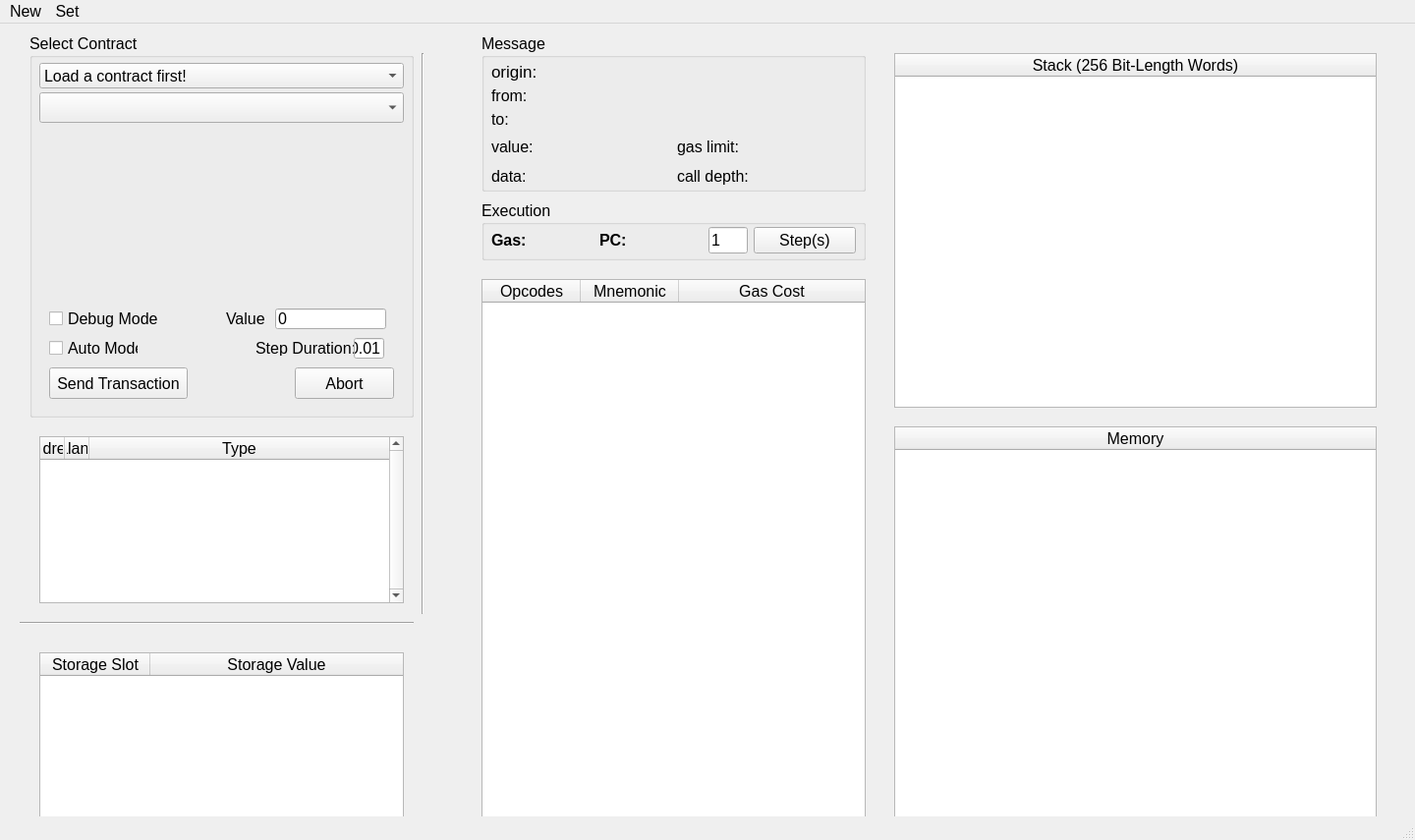
<?xml version="1.0" encoding="UTF-8"?>
<ui version="4.0">
 <class>MainWindow</class>
 <widget class="QMainWindow" name="MainWindow">
  <property name="geometry">
   <rect>
    <x>0</x>
    <y>0</y>
    <width>1440</width>
    <height>855</height>
   </rect>
  </property>
  <property name="sizePolicy">
   <sizepolicy hsizetype="Fixed" vsizetype="Fixed">
    <horstretch>0</horstretch>
    <verstretch>0</verstretch>
   </sizepolicy>
  </property>
  <property name="font">
   <font>
    <pointsize>12</pointsize>
   </font>
  </property>
  <property name="windowTitle">
   <string>EVM Simulator</string>
  </property>
  <widget class="QWidget" name="centralwidget">
   <widget class="QGroupBox" name="contract_selection_groupbox">
    <property name="geometry">
     <rect>
      <x>30</x>
      <y>10</y>
      <width>391</width>
      <height>391</height>
     </rect>
    </property>
    <property name="title">
     <string>Select Contract</string>
    </property>
    <widget class="QComboBox" name="select_address_combobox">
     <property name="geometry">
      <rect>
       <x>10</x>
       <y>30</y>
       <width>371</width>
       <height>26</height>
      </rect>
     </property>
     <item>
      <property name="text">
       <string>Load a contract first!</string>
      </property>
     </item>
    </widget>
    <widget class="QComboBox" name="select_function_combobox">
     <property name="geometry">
      <rect>
       <x>10</x>
       <y>60</y>
       <width>371</width>
       <height>31</height>
      </rect>
     </property>
    </widget>
    <widget class="QCheckBox" name="debug_checkbox">
     <property name="geometry">
      <rect>
       <x>20</x>
       <y>280</y>
       <width>121</width>
       <height>20</height>
      </rect>
     </property>
     <property name="text">
      <string>Debug Mode</string>
     </property>
    </widget>
    <widget class="QPushButton" name="send_transaction_button">
     <property name="geometry">
      <rect>
       <x>20</x>
       <y>340</y>
       <width>141</width>
       <height>32</height>
      </rect>
     </property>
     <property name="text">
      <string>Send Transaction</string>
     </property>
    </widget>
    <widget class="QWidget" name="formLayoutWidget">
     <property name="geometry">
      <rect>
       <x>20</x>
       <y>100</y>
       <width>351</width>
       <height>171</height>
      </rect>
     </property>
     <layout class="QFormLayout" name="function_params_form_layout"/>
    </widget>
    <widget class="QCheckBox" name="automode_checkbox">
     <property name="geometry">
      <rect>
       <x>20</x>
       <y>310</y>
       <width>91</width>
       <height>20</height>
      </rect>
     </property>
     <property name="text">
      <string>Auto Mode</string>
     </property>
    </widget>
    <widget class="QLabel" name="step_duration_label">
     <property name="geometry">
      <rect>
       <x>230</x>
       <y>312</y>
       <width>101</width>
       <height>16</height>
      </rect>
     </property>
     <property name="text">
      <string>Step Duration:</string>
     </property>
    </widget>
    <widget class="QLineEdit" name="step_duration_le">
     <property name="geometry">
      <rect>
       <x>330</x>
       <y>310</y>
       <width>31</width>
       <height>21</height>
      </rect>
     </property>
     <property name="text">
      <string>0.01</string>
     </property>
    </widget>
    <widget class="QPushButton" name="abort_automode_button">
     <property name="geometry">
      <rect>
       <x>270</x>
       <y>340</y>
       <width>101</width>
       <height>32</height>
      </rect>
     </property>
     <property name="autoFillBackground">
      <bool>false</bool>
     </property>
     <property name="styleSheet">
      <string notr="true"/>
     </property>
     <property name="text">
      <string>Abort</string>
     </property>
    </widget>
    <widget class="QLabel" name="value_lbl">
     <property name="geometry">
      <rect>
       <x>200</x>
       <y>282</y>
       <width>41</width>
       <height>16</height>
      </rect>
     </property>
     <property name="text">
      <string>Value:</string>
     </property>
    </widget>
    <widget class="QLineEdit" name="value_le">
     <property name="geometry">
      <rect>
       <x>250</x>
       <y>280</y>
       <width>113</width>
       <height>21</height>
      </rect>
     </property>
     <property name="text">
      <string>0</string>
     </property>
    </widget>
   </widget>
   <widget class="QTableWidget" name="used_addresses_table_widget">
    <property name="geometry">
     <rect>
      <x>40</x>
      <y>420</y>
      <width>371</width>
      <height>170</height>
     </rect>
    </property>
    <property name="sizePolicy">
     <sizepolicy hsizetype="Expanding" vsizetype="Expanding">
      <horstretch>0</horstretch>
      <verstretch>0</verstretch>
     </sizepolicy>
    </property>
    <property name="lineWidth">
     <number>1</number>
    </property>
    <property name="verticalScrollBarPolicy">
     <enum>Qt::ScrollBarAlwaysOn</enum>
    </property>
    <property name="horizontalScrollBarPolicy">
     <enum>Qt::ScrollBarAlwaysOff</enum>
    </property>
    <property name="sizeAdjustPolicy">
     <enum>QAbstractScrollArea::AdjustToContentsOnFirstShow</enum>
    </property>
    <property name="autoScrollMargin">
     <number>16</number>
    </property>
    <property name="showGrid">
     <bool>true</bool>
    </property>
    <property name="gridStyle">
     <enum>Qt::DotLine</enum>
    </property>
    <property name="wordWrap">
     <bool>true</bool>
    </property>
    <property name="cornerButtonEnabled">
     <bool>true</bool>
    </property>
    <attribute name="horizontalHeaderVisible">
     <bool>true</bool>
    </attribute>
    <attribute name="horizontalHeaderCascadingSectionResizes">
     <bool>false</bool>
    </attribute>
    <attribute name="horizontalHeaderDefaultSectionSize">
     <number>0</number>
    </attribute>
    <attribute name="horizontalHeaderHighlightSections">
     <bool>true</bool>
    </attribute>
    <attribute name="horizontalHeaderShowSortIndicator" stdset="0">
     <bool>false</bool>
    </attribute>
    <attribute name="horizontalHeaderStretchLastSection">
     <bool>true</bool>
    </attribute>
    <attribute name="verticalHeaderVisible">
     <bool>false</bool>
    </attribute>
    <attribute name="verticalHeaderDefaultSectionSize">
     <number>18</number>
    </attribute>
    <attribute name="verticalHeaderShowSortIndicator" stdset="0">
     <bool>false</bool>
    </attribute>
    <column>
     <property name="text">
      <string>Address</string>
     </property>
    </column>
    <column>
     <property name="text">
      <string>Balance</string>
     </property>
    </column>
    <column>
     <property name="text">
      <string>Type</string>
     </property>
    </column>
   </widget>
   <widget class="QTableWidget" name="stack_table_widget">
    <property name="geometry">
     <rect>
      <x>910</x>
      <y>30</y>
      <width>491</width>
      <height>361</height>
     </rect>
    </property>
    <property name="gridStyle">
     <enum>Qt::DotLine</enum>
    </property>
    <attribute name="horizontalHeaderDefaultSectionSize">
     <number>112</number>
    </attribute>
    <attribute name="horizontalHeaderStretchLastSection">
     <bool>true</bool>
    </attribute>
    <attribute name="verticalHeaderVisible">
     <bool>false</bool>
    </attribute>
    <column>
     <property name="text">
      <string>Stack (256 Bit-Length Words)</string>
     </property>
    </column>
   </widget>
   <widget class="QTableWidget" name="opcodes_table_widget">
    <property name="geometry">
     <rect>
      <x>490</x>
      <y>260</y>
      <width>391</width>
      <height>551</height>
     </rect>
    </property>
    <property name="gridStyle">
     <enum>Qt::DotLine</enum>
    </property>
    <attribute name="horizontalHeaderStretchLastSection">
     <bool>true</bool>
    </attribute>
    <attribute name="verticalHeaderVisible">
     <bool>false</bool>
    </attribute>
    <column>
     <property name="text">
      <string>Opcodes</string>
     </property>
    </column>
    <column>
     <property name="text">
      <string>Mnemonic</string>
     </property>
    </column>
    <column>
     <property name="text">
      <string>Gas Cost</string>
     </property>
    </column>
   </widget>
   <widget class="Line" name="horizontal_line">
    <property name="geometry">
     <rect>
      <x>20</x>
      <y>600</y>
      <width>401</width>
      <height>20</height>
     </rect>
    </property>
    <property name="orientation">
     <enum>Qt::Horizontal</enum>
    </property>
   </widget>
   <widget class="Line" name="vertical_line">
    <property name="geometry">
     <rect>
      <x>420</x>
      <y>30</y>
      <width>20</width>
      <height>571</height>
     </rect>
    </property>
    <property name="orientation">
     <enum>Qt::Vertical</enum>
    </property>
   </widget>
   <widget class="QTableWidget" name="storage_table_widget">
    <property name="geometry">
     <rect>
      <x>40</x>
      <y>640</y>
      <width>371</width>
      <height>171</height>
     </rect>
    </property>
    <property name="gridStyle">
     <enum>Qt::DotLine</enum>
    </property>
    <attribute name="horizontalHeaderDefaultSectionSize">
     <number>112</number>
    </attribute>
    <attribute name="horizontalHeaderStretchLastSection">
     <bool>true</bool>
    </attribute>
    <attribute name="verticalHeaderVisible">
     <bool>false</bool>
    </attribute>
    <column>
     <property name="text">
      <string>Storage Slot</string>
     </property>
    </column>
    <column>
     <property name="text">
      <string>Storage Value</string>
     </property>
    </column>
   </widget>
   <widget class="QTableWidget" name="memory_table_widget">
    <property name="geometry">
     <rect>
      <x>910</x>
      <y>410</y>
      <width>491</width>
      <height>401</height>
     </rect>
    </property>
    <property name="gridStyle">
     <enum>Qt::DotLine</enum>
    </property>
    <attribute name="horizontalHeaderDefaultSectionSize">
     <number>112</number>
    </attribute>
    <attribute name="horizontalHeaderStretchLastSection">
     <bool>true</bool>
    </attribute>
    <attribute name="verticalHeaderVisible">
     <bool>false</bool>
    </attribute>
    <column>
     <property name="text">
      <string>Memory</string>
     </property>
    </column>
   </widget>
   <widget class="QGroupBox" name="message_groupbox">
    <property name="geometry">
     <rect>
      <x>490</x>
      <y>10</y>
      <width>391</width>
      <height>161</height>
     </rect>
    </property>
    <property name="title">
     <string>Message</string>
    </property>
    <widget class="QWidget" name="verticalLayoutWidget">
     <property name="geometry">
      <rect>
       <x>0</x>
       <y>20</y>
       <width>391</width>
       <height>81</height>
      </rect>
     </property>
     <layout class="QVBoxLayout" name="verticalLayout">
      <property name="leftMargin">
       <number>10</number>
      </property>
      <property name="topMargin">
       <number>10</number>
      </property>
      <property name="bottomMargin">
       <number>5</number>
      </property>
      <item>
       <widget class="QLabel" name="origin_label">
        <property name="enabled">
         <bool>true</bool>
        </property>
        <property name="sizePolicy">
         <sizepolicy hsizetype="Preferred" vsizetype="Preferred">
          <horstretch>0</horstretch>
          <verstretch>0</verstretch>
         </sizepolicy>
        </property>
        <property name="font">
         <font>
          <pointsize>13</pointsize>
         </font>
        </property>
        <property name="text">
         <string>origin: </string>
        </property>
       </widget>
      </item>
      <item>
       <widget class="QLabel" name="from_label">
        <property name="text">
         <string>from: </string>
        </property>
       </widget>
      </item>
      <item>
       <widget class="QLabel" name="to_label">
        <property name="text">
         <string>to: </string>
        </property>
       </widget>
      </item>
     </layout>
    </widget>
    <widget class="QWidget" name="horizontalLayoutWidget">
     <property name="geometry">
      <rect>
       <x>0</x>
       <y>100</y>
       <width>391</width>
       <height>31</height>
      </rect>
     </property>
     <layout class="QHBoxLayout" name="horizontalLayout">
      <property name="leftMargin">
       <number>10</number>
      </property>
      <property name="rightMargin">
       <number>10</number>
      </property>
      <item>
       <widget class="QLabel" name="value_label">
        <property name="text">
         <string>value: </string>
        </property>
       </widget>
      </item>
      <item>
       <widget class="QLabel" name="gas_limit_label">
        <property name="text">
         <string>gas limit: </string>
        </property>
       </widget>
      </item>
     </layout>
    </widget>
    <widget class="QWidget" name="horizontalLayoutWidget_3">
     <property name="geometry">
      <rect>
       <x>0</x>
       <y>130</y>
       <width>391</width>
       <height>31</height>
      </rect>
     </property>
     <layout class="QHBoxLayout" name="horizontalLayout_3">
      <property name="leftMargin">
       <number>10</number>
      </property>
      <property name="rightMargin">
       <number>10</number>
      </property>
      <item>
       <widget class="QLabel" name="data_label">
        <property name="text">
         <string>data: </string>
        </property>
       </widget>
      </item>
      <item>
       <widget class="QLabel" name="call_depth_label">
        <property name="text">
         <string>call depth:</string>
        </property>
       </widget>
      </item>
     </layout>
    </widget>
   </widget>
   <widget class="QGroupBox" name="execution_groupbox">
    <property name="geometry">
     <rect>
      <x>490</x>
      <y>180</y>
      <width>391</width>
      <height>61</height>
     </rect>
    </property>
    <property name="title">
     <string>Execution</string>
    </property>
    <widget class="QWidget" name="horizontalLayoutWidget_2">
     <property name="geometry">
      <rect>
       <x>0</x>
       <y>20</y>
       <width>391</width>
       <height>41</height>
      </rect>
     </property>
     <layout class="QHBoxLayout" name="horizontalLayout_2">
      <property name="leftMargin">
       <number>10</number>
      </property>
      <property name="rightMargin">
       <number>10</number>
      </property>
      <item>
       <widget class="QLabel" name="gas_label">
        <property name="font">
         <font>
          <weight>75</weight>
          <bold>true</bold>
         </font>
        </property>
        <property name="text">
         <string>Gas: </string>
        </property>
       </widget>
      </item>
      <item>
       <widget class="QLabel" name="pc_label">
        <property name="font">
         <font>
          <weight>75</weight>
          <bold>true</bold>
         </font>
        </property>
        <property name="text">
         <string>PC: </string>
        </property>
       </widget>
      </item>
      <item>
       <widget class="QLineEdit" name="steps_line_edit">
        <property name="enabled">
         <bool>true</bool>
        </property>
        <property name="sizePolicy">
         <sizepolicy hsizetype="Fixed" vsizetype="Fixed">
          <horstretch>0</horstretch>
          <verstretch>0</verstretch>
         </sizepolicy>
        </property>
        <property name="maximumSize">
         <size>
          <width>40</width>
          <height>16777215</height>
         </size>
        </property>
        <property name="text">
         <string>1</string>
        </property>
        <property name="placeholderText">
         <string>1</string>
        </property>
       </widget>
      </item>
      <item>
       <widget class="QPushButton" name="steps_button">
        <property name="text">
         <string>Step(s)</string>
        </property>
       </widget>
      </item>
     </layout>
    </widget>
   </widget>
   <widget class="QLabel" name="storage_address_label">
    <property name="geometry">
     <rect>
      <x>40</x>
      <y>620</y>
      <width>371</width>
      <height>16</height>
     </rect>
    </property>
    <property name="text">
     <string/>
    </property>
   </widget>
  </widget>
  <widget class="QMenuBar" name="menubar">
   <property name="geometry">
    <rect>
     <x>0</x>
     <y>0</y>
     <width>1440</width>
     <height>22</height>
    </rect>
   </property>
   <widget class="QMenu" name="menuImport">
    <property name="title">
     <string>Set</string>
    </property>
    <addaction name="actionSet_Gas_Price"/>
    <addaction name="actionSet_Gas_Limit"/>
    <addaction name="actionAddress_Balance"/>
    <addaction name="actionStorage"/>
   </widget>
   <widget class="QMenu" name="menuNew">
    <property name="title">
     <string>New</string>
    </property>
    <addaction name="actionContract"/>
   </widget>
   <addaction name="menuNew"/>
   <addaction name="menuImport"/>
  </widget>
  <widget class="QStatusBar" name="statusBar"/>
  <action name="actionSet_Gas_Price">
   <property name="text">
    <string>Gas Price</string>
   </property>
   <property name="shortcut">
    <string>Ctrl+P</string>
   </property>
  </action>
  <action name="actionSet_Gas_Limit">
   <property name="text">
    <string>Gas Limit</string>
   </property>
   <property name="shortcut">
    <string>Ctrl+L</string>
   </property>
  </action>
  <action name="actionContract">
   <property name="text">
    <string>Contract</string>
   </property>
   <property name="shortcut">
    <string>Ctrl+C</string>
   </property>
  </action>
  <action name="actionAddress_Balance">
   <property name="text">
    <string>Address Balance</string>
   </property>
   <property name="shortcut">
    <string>Ctrl+A</string>
   </property>
  </action>
  <action name="actionStorage">
   <property name="text">
    <string>Storage</string>
   </property>
   <property name="shortcut">
    <string>Ctrl+S</string>
   </property>
  </action>
  <action name="actionEVM_Simulator_Help">
   <property name="text">
    <string>EVM Simulator Help</string>
   </property>
   <property name="shortcut">
    <string>Ctrl+H</string>
   </property>
  </action>
 </widget>
 <resources/>
 <connections/>
</ui>
